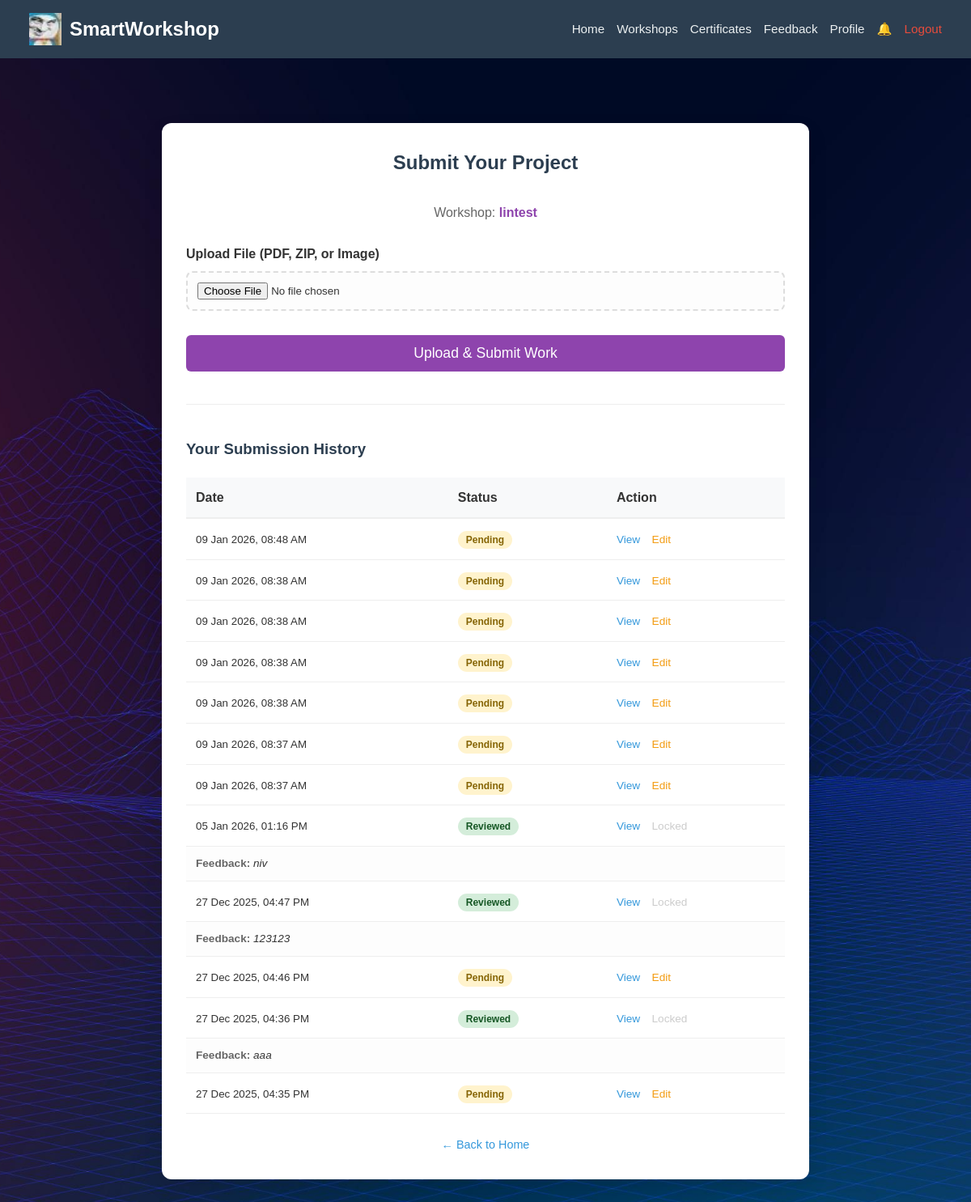
Screenshot of /submit_assignment.php?id=19 (signed in) with the database file from the repository.
### tables this page shows
CREATE TABLE `workshops` (
  `id` int(11) NOT NULL,
  `title` varchar(100) NOT NULL,
  `description` text DEFAULT NULL,
  `trainer` varchar(100) DEFAULT NULL,
  `trainer_id` int(11) DEFAULT NULL,
  `date` date NOT NULL,
  `time` time NOT NULL,
  `location` varchar(100) NOT NULL,
  `fee` decimal(10,2) DEFAULT 0.00,
  `organizer_id` int(11) NOT NULL,
  `created_at` timestamp NOT NULL DEFAULT current_timestamp()
);

CREATE TABLE `submissions` (
  `submission_id` int(11) NOT NULL,
  `workshop_id` int(11) NOT NULL,
  `participant_id` int(11) NOT NULL,
  `team_id` int(11) DEFAULT NULL,
  `submission_content` varchar(255) NOT NULL,
  `feedback_text` text DEFAULT NULL,
  `status` enum('Pending','Reviewed') DEFAULT 'Pending',
  `submitted_at` timestamp NOT NULL DEFAULT current_timestamp()
);

### submit_assignment.php (the view, shortened to what this page needs)
<?php
include 'include/db_connect.php';
$workshop_id = isset($_GET['id']) ? intval($_GET['id']) : 0;
$participant_id = $_SESSION['user_id'];
$w_info = mysqli_query($conn, "SELECT title FROM workshops WHERE id = '$workshop_id'");
$w_row = mysqli_fetch_assoc($w_info);
$all_subs_query = mysqli_query($conn, "SELECT * FROM submissions WHERE workshop_id = '$workshop_id' AND participant_id = '$participant_id' ORDER BY submitted_at DESC");
$edit_data = null;
?>
<!DOCTYPE html>
<html lang="en">
<head>
    <link rel="stylesheet" href="css/style.css">
</head>
<body>
    <?php include("include/nav.php"); ?>
    <main>
        <div class="form-card"
            style="max-width: 800px; margin: 40px auto; padding: 30px; border-radius: 12px; box-shadow: 0 10px 25px rgba(0,0,0,0.1); background: #fff;">
            <h2 style="color: #2c3e50; text-align: center;">
                <?= $edit_data ? "Edit Submission" : "Submit Your Project" ?>
            </h2>
            <p style="text-align: center; color: #666; margin-bottom: 25px;">
                Workshop: <strong
                    style="color: #8e44ad;"><?= htmlspecialchars($w_row['title'] ?? 'Selected Workshop'); ?></strong>
            </p>
            <form action="submit_assignment.php?id=<?= $workshop_id ?>" method="POST" enctype="multipart/form-data">
                <div style="margin-bottom: 25px;">
                    <label style="display: block; font-weight: bold; margin-bottom: 8px;">Upload File (PDF, ZIP, or
                        Image)</label>
                    <input type="file" name="assignment_file" required
                        style="display: block; width: 100%; padding: 12px; border: 2px dashed #ddd; border-radius: 8px; background: #fdfdfd;">
                </div>
                <button type="submit" name="submit_assignment" class="btn"
                    style="width: 100%; background-color: <?= $edit_data ? '#f39c12' : '#8e44ad' ?>; color: white; padding: 12px; border: none; border-radius: 6px; font-size: 1.1rem; cursor: pointer;">
                    <?= $edit_data ? "Update Submission" : "Upload & Submit Work" ?>
                </button>
            </form>
            <hr style="margin: 40px 0; border: 0; border-top: 1px solid #eee;">
            <h3 style="color: #2c3e50; margin-bottom: 20px;">Your Submission History</h3>
            <?php if (mysqli_num_rows($all_subs_query) > 0): ?>
                <table style="width: 100%; border-collapse: collapse;">
                    <thead>
                        <tr style="background: #f8f9fa; text-align: left;">
                            <th style="padding: 12px; border-bottom: 2px solid #eee;">Date</th>
                            <th style="padding: 12px; border-bottom: 2px solid #eee;">Status</th>
                            <th style="padding: 12px; border-bottom: 2px solid #eee;">Action</th>
                        </tr>
                    </thead>
                    <tbody>
                        <?php while ($sub = mysqli_fetch_assoc($all_subs_query)): ?>
                            <tr>
                                <td style="padding: 12px; border-bottom: 1px solid #eee;">
                                    <small><?= date("d M Y, h:i A", strtotime($sub['submitted_at'])) ?></small>
                                </td>
                                <td style="padding: 12px; border-bottom: 1px solid #eee;">
                                    <span style="padding: 4px 10px; border-radius: 20px; font-size: 0.75rem; font-weight: bold;
                                        background: <?= ($sub['status'] == 'Reviewed') ? '#d4edda' : '#fff3cd'; ?>;
                                        color: <?= ($sub['status'] == 'Reviewed') ? '#155724' : '#856404'; ?>;">
                                        <?= $sub['status'] ?>
                                    </span>
                                </td>
                                <td style="padding: 12px; border-bottom: 1px solid #eee;">
                                    <a href="<?= $sub['submission_content'] ?>" target="_blank"
                                        style="color: #3498db; text-decoration: none; font-size: 0.85rem; margin-right: 10px;">View</a>
                                    <?php if ($sub['status'] == 'Pending'): ?>
                                        <a href="submit_assignment.php?id=<?= $workshop_id ?>&edit_id=<?= $sub['submission_id'] ?>"
                                            style="color: #f39c12; text-decoration: none; font-size: 0.85rem;">Edit</a>
                                    <?php else: ?>
                                        <span style="color: #ccc; font-size: 0.85rem; cursor: not-allowed;"
                                            title="Cannot edit reviewed work">Locked</span>
                                    <?php endif; ?>
                                </td>
                            </tr>
                            <?php if (!empty($sub['feedback_text'])): ?>
                                <tr style="background: #fdfdfd;">
                                    <td colspan="3" style="padding: 10px 12px; border-bottom: 1px solid #eee; font-size: 0.85rem;">
                                        <strong style="color: #666;">Feedback:</strong>
                                        <i><?= htmlspecialchars($sub['feedback_text']) ?></i>
                                    </td>
                                </tr>
                            <?php endif; ?>
                        <?php endwhile; ?>
                    </tbody>
                </table>
            <?php else: ?>
                <p style="text-align: center; color: #999;">No submissions found yet.</p>
            <?php endif; ?>
            <div style="margin-top: 25px; text-align: center;">
                <a href="index.php" style="color: #3498db; text-decoration: none; font-size: 0.9rem;">← Back to Home</a>
            </div>
        </div>
    </main>
</body>
</html>

### css/style.css (style rules this page uses)
* { margin: 0; padding: 0; box-sizing: border-box; }
body { font-family: sans-serif; background: url('../img/bg.jpg') no-repeat center center fixed; background-size: cover; color: #333; line-height: 1.6; min-height: 100vh; display: flex; flex-direction: column; }
main, .workshops-container, .certificates-container, .feedback-container, .certificate-page, .container, .report-container, .page-content { flex: 1; }
main { max-width: 1100px; margin: 0 auto; padding: 40px 20px; width: 100%; }
.form-card { background: white; padding: 40px; border-radius: 10px; box-shadow: 0 4px 15px rgba(0, 0, 0, 0.2); max-width: 500px; margin: 0 auto; color: #333; }
form div { margin-bottom: 15px; }
label { display: block; margin-bottom: 5px; font-weight: 600; color: #333; }
input, select, textarea { width: 100%; padding: 10px; border: 1px solid #ccc; border-radius: 4px; background: #fff; color: #333; }
h2 { color: white; text-shadow: 2px 2px 4px #000; margin-bottom: 30px; text-align: center; }
.card h2, .form-card h2 { color: #2c3e50; text-shadow: none; }
h3 { color: #2563eb; margin-bottom: 10px; }
button, .btn { display: inline-block; width: 100%; padding: 12px; background-color: #3498db; color: white; border: none; border-radius: 4px; cursor: pointer; font-size: 1rem; text-align: center; text-decoration: none; margin-top: 5px; }

### rows the page displays
workshops: title "lintest"
submissions: submitted_at "09 Jan 2026, 08:48 AM", status "Pending"
submissions: submitted_at "09 Jan 2026, 08:38 AM", status "Pending"
submissions: submitted_at "09 Jan 2026, 08:38 AM", status "Pending"
submissions: submitted_at "09 Jan 2026, 08:38 AM", status "Pending"
submissions: submitted_at "09 Jan 2026, 08:38 AM", status "Pending"
submissions: submitted_at "09 Jan 2026, 08:37 AM", status "Pending"
submissions: submitted_at "09 Jan 2026, 08:37 AM", status "Pending"
submissions: submitted_at "05 Jan 2026, 01:16 PM", status "Reviewed", shows "Locked", feedback_text "niv"
submissions: submitted_at "27 Dec 2025, 04:47 PM", status "Reviewed", shows "Locked", feedback_text "123123"
submissions: submitted_at "27 Dec 2025, 04:46 PM", status "Pending"
submissions: submitted_at "27 Dec 2025, 04:36 PM", status "Reviewed", shows "Locked", feedback_text "aaa"
submissions: submitted_at "27 Dec 2025, 04:35 PM", status "Pending"
